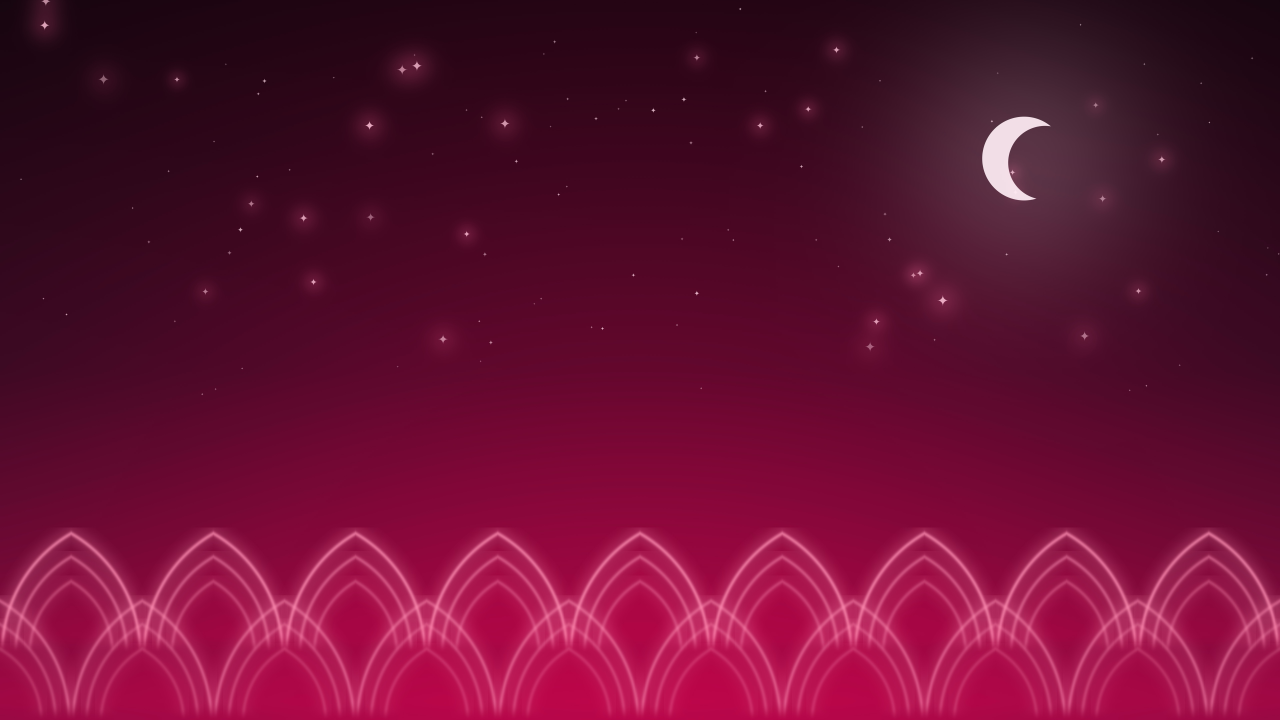
#> input picture assets/makos/wallpaper-nave-night.jpg, 3840 x 2160 px (shown at 1/3 size); its folder holds 4 pictures in this run
$ python prepare_makos_wallpapers.py
#> lines starting #> are read from the running program, lines starting #| are printed output that depends on the picture
#!/usr/bin/env python3
"""Explicit wallpaper resampling; preserve source pixels and report native dimensions."""
import json
from pathlib import Path
from PIL import Image,ImageOps
ROOT=Path(__file__).resolve().parents[1]
NAMES=('nave-night','nave-dawn','ridge-night','ridge-dawn','starfall-night','starfall-dawn','rose-window-night','rose-window-dawn')

def main():
    target=ROOT/'src/makos/wallpapers'
    (target/'previews').mkdir(parents=True,exist_ok=True)
    report=[]
    for name in NAMES:
        src=ROOT/'assets/makos'/f'wallpaper-{name}.jpg'
        if not src.exists():continue
        with Image.open(src) as image:
#> image is the input picture: PIL image 3840x2160 RGB; mean R, G, B 101.5, 15.8, 51
            original=image.size
#> original = (3840, 2160)
            output=ImageOps.fit(image.convert('RGB'),(3840,2160),Image.Resampling.LANCZOS)
            output.save(target/f'wallpaper-{name}.jpg',quality=94,optimize=True)
            output.thumbnail((426,240),Image.Resampling.LANCZOS)
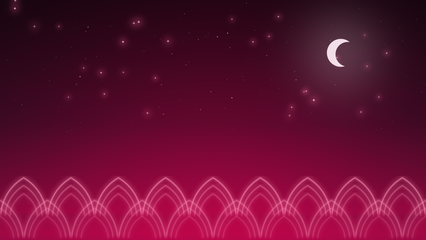
#> output: PIL image 426x240 RGB; mean R, G, B 101.5, 15.8, 51
            output.save(target/'previews'/f'wallpaper-{name}.jpg',quality=88)
            report.append({'file':src.name,'native_size':original,'output_size':[3840,2160],'resampled':original!=(3840,2160)})
#> pass 2 of the loop in main, `for name in NAMES:`:
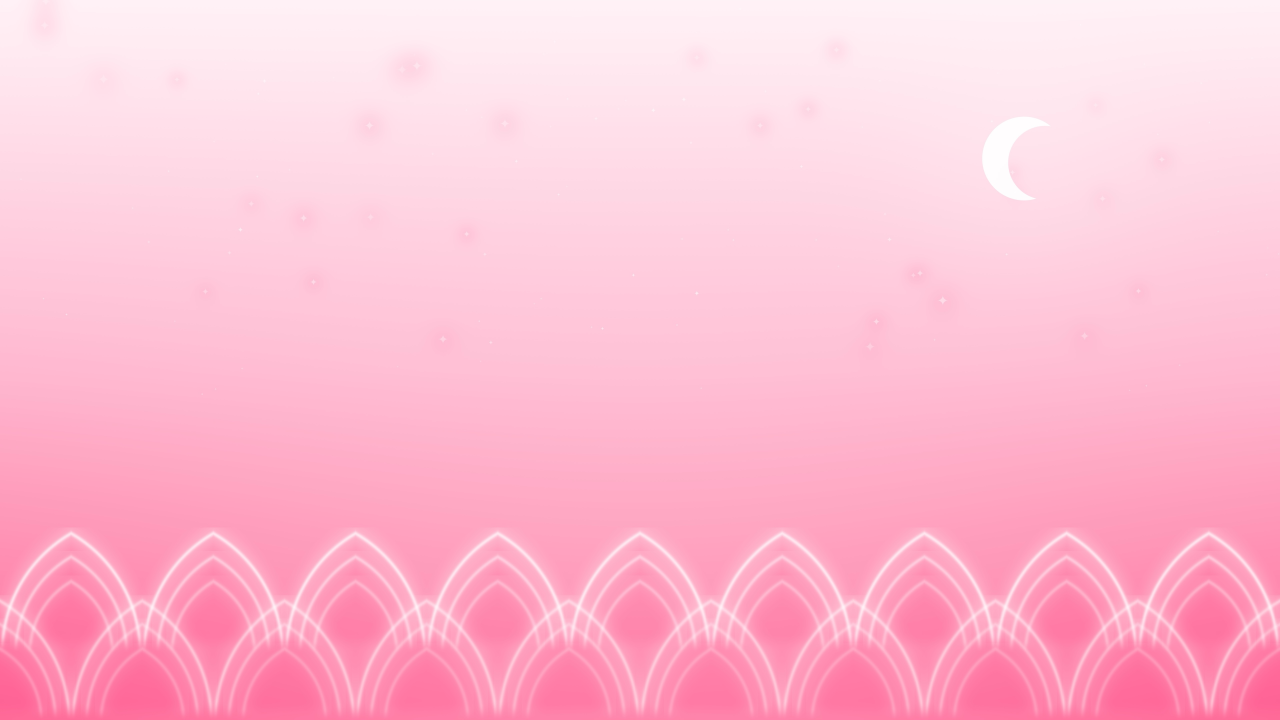
#> input picture assets/makos/wallpaper-nave-dawn.jpg, 3840 x 2160 px (shown at 1/3 size)
#> in main, image is the input picture: PIL image 3840x2160 RGB; mean R, G, B 254.6, 189.7, 210.9
#> in main, `output.thumbnail((426,240),Image.Resampling.LANCZOS)`:
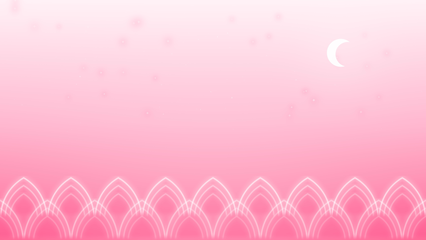
#> output: PIL image 426x240 RGB; mean R, G, B 254.6, 189.8, 211
#> pass 3 of the loop in main, `for name in NAMES:`:
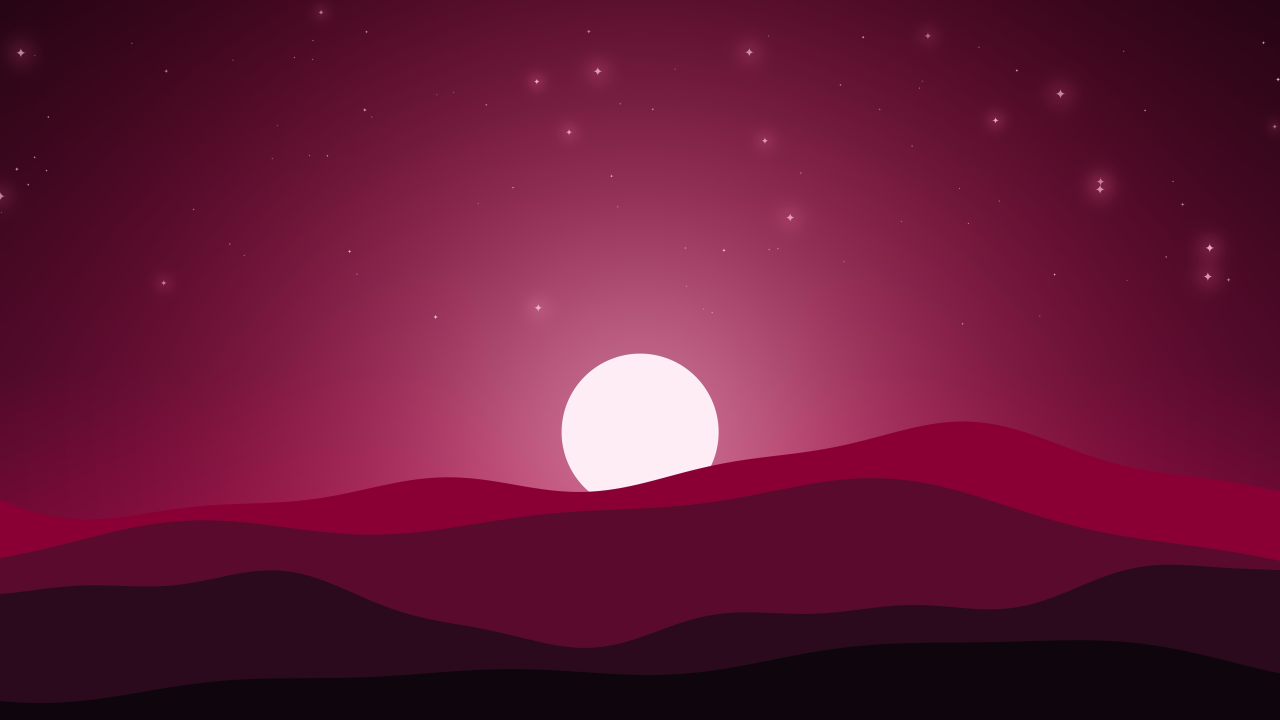
#> input picture assets/makos/wallpaper-ridge-night.jpg, 3840 x 2160 px (shown at 1/3 size)
#> in main, image is the input picture: PIL image 3840x2160 RGB; mean R, G, B 100.3, 24.5, 55.8
#> in main, `output.thumbnail((426,240),Image.Resampling.LANCZOS)`:
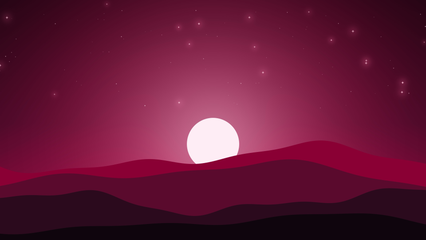
#> output: PIL image 426x240 RGB; mean R, G, B 100.3, 24.6, 55.8
#> the loop made 8 passes; the first 3 are shown
    (target/'validation.json').write_text(json.dumps(report,indent=2)+'\n')
    print('Prepared',len(report),'wallpapers; native resolution is recorded separately')
if __name__=='__main__':main()
